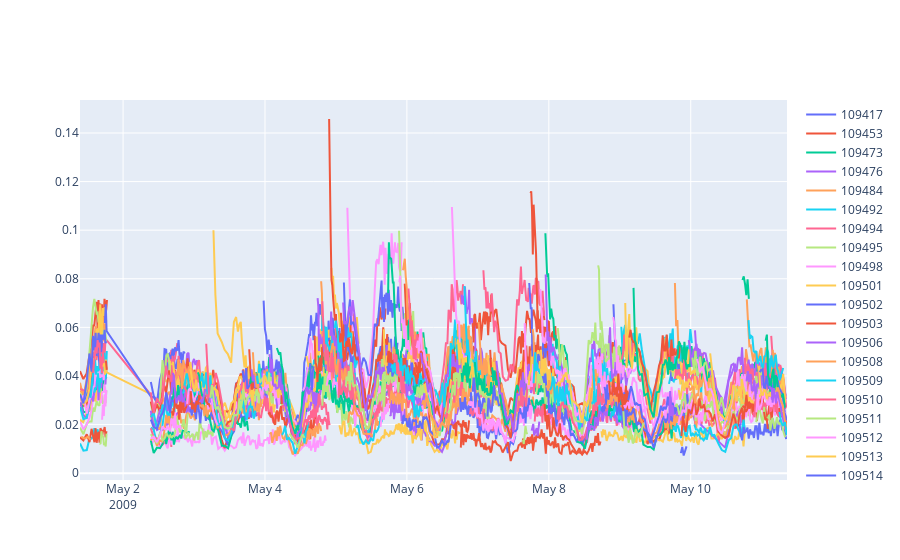

This figure's notebook cell:
### Code cell
import plotly.graph_objects as go

fig = go.Figure()

for art_id in sorted(small_ctr):
    ctr = small_ctr[art_id][0]
    tss = small_ctr[art_id][1]
    times = [datetime.fromtimestamp(ts) for ts in tss]
    fig.add_scatter(x=times, y =ctr, mode='lines', name=int(art_id))
    
    
fig
